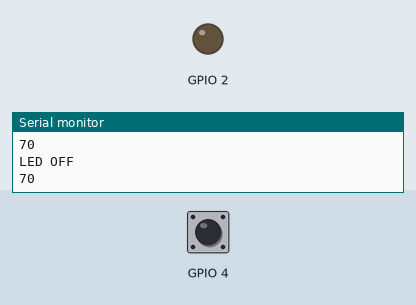
Simulated run of this sketch. Board: ESP32. Parts: output pins drawn as LEDs (lit = HIGH), the last lines printed to the serial monitor. The inputs (shaded band) are chosen by the test bench; at power-on: GPIO 4 HIGH.

Above: at 2.2 s.
2.3 s: GPIO 4 pulled LOW for 0.15 s
At 2.5 s:
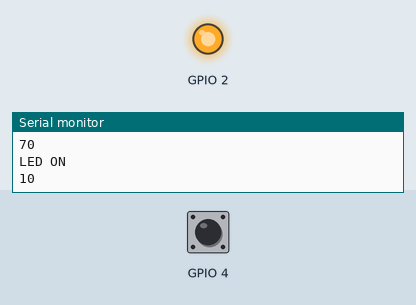
4.1 s: GPIO 4 pulled LOW for 3.2 s
At 8.7 s:
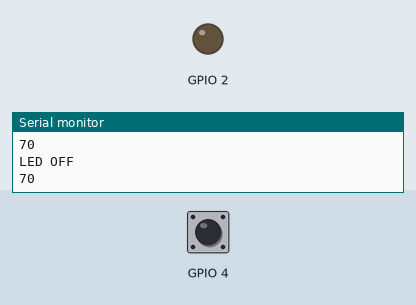
Timing chart, 0 to 10.2 s (numbered marks = the images above; inputs shaded):
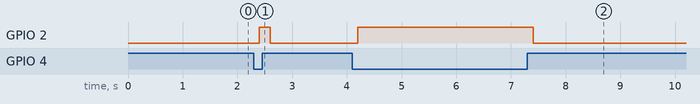

The sketch:

ESP32_TouchRead.ino
```cpp
// ESP32 Touch Test
// Just test touch pin - Touch0 is T0 which is on GPIO 4.
/* Modified: 200113  Juergen Walter
 * New name: ESP32_TouchRead.ino
 * Perfect example to explain "polling"
*/
void setup()
{
  Serial.begin(115200);
  delay(1000); // give me time to bring up serial monitor
  Serial.println("ESP32 Touch Test");
  pinMode(2,OUTPUT);
  digitalWrite(2,LOW);
}

void loop()
{

  if (touchRead(T0) < 30)
  {
    digitalWrite(2,HIGH);
    Serial.println("LED ON");
  }
  else
  {
    digitalWrite(2,LOW);
    Serial.println("LED OFF");
  }
  Serial.println(touchRead(T0));  // get value using T0
  delay(200);
}
```

Measured:
- after the input at 2.3 s, GPIO 2: LOW → HIGH after 0.10 s, → LOW 0.20 s later
- after the input at 4.1 s, GPIO 2: LOW → HIGH after 0.10 s, → LOW 3.2 s later
